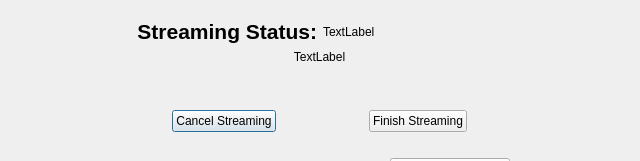
<?xml version="1.0" encoding="UTF-8"?>
<ui version="4.0">
 <class>StreamingPanel</class>
 <widget class="QDialog" name="StreamingPanel">
  <property name="geometry">
   <rect>
    <x>0</x>
    <y>0</y>
    <width>640</width>
    <height>161</height>
   </rect>
  </property>
  <property name="windowTitle">
   <string>Download Files</string>
  </property>
  <widget class="QWidget" name="verticalLayoutWidget_3">
   <property name="geometry">
    <rect>
     <x>-1</x>
     <y>-1</y>
     <width>641</width>
     <height>201</height>
    </rect>
   </property>
   <layout class="QVBoxLayout" name="verticalLayout_5">
    <item>
     <spacer name="verticalSpacer_2">
      <property name="orientation">
       <enum>Qt::Vertical</enum>
      </property>
      <property name="sizeHint" stdset="0">
       <size>
        <width>20</width>
        <height>40</height>
       </size>
      </property>
     </spacer>
    </item>
    <item>
     <layout class="QHBoxLayout" name="horizontalLayout_6">
      <item>
       <widget class="QLabel" name="label_3">
        <property name="font">
         <font>
          <pointsize>16</pointsize>
          <italic>false</italic>
          <bold>true</bold>
          <kerning>true</kerning>
         </font>
        </property>
        <property name="text">
         <string>Streaming Status:</string>
        </property>
        <property name="alignment">
         <set>Qt::AlignRight|Qt::AlignTrailing|Qt::AlignVCenter</set>
        </property>
       </widget>
      </item>
      <item>
       <widget class="QLabel" name="m_statusLabel">
        <property name="text">
         <string>TextLabel</string>
        </property>
       </widget>
      </item>
     </layout>
    </item>
    <item>
     <widget class="QLabel" name="m_info">
      <property name="text">
       <string>TextLabel</string>
      </property>
      <property name="alignment">
       <set>Qt::AlignCenter</set>
      </property>
     </widget>
    </item>
    <item>
     <spacer name="horizontalSpacer_10">
      <property name="orientation">
       <enum>Qt::Horizontal</enum>
      </property>
      <property name="sizeHint" stdset="0">
       <size>
        <width>40</width>
        <height>20</height>
       </size>
      </property>
     </spacer>
    </item>
    <item>
     <spacer name="verticalSpacer_3">
      <property name="orientation">
       <enum>Qt::Vertical</enum>
      </property>
      <property name="sizeHint" stdset="0">
       <size>
        <width>20</width>
        <height>40</height>
       </size>
      </property>
     </spacer>
    </item>
    <item>
     <layout class="QHBoxLayout" name="horizontalLayout_4">
      <item>
       <spacer name="horizontalSpacer_8">
        <property name="orientation">
         <enum>Qt::Horizontal</enum>
        </property>
        <property name="sizeHint" stdset="0">
         <size>
          <width>40</width>
          <height>20</height>
         </size>
        </property>
       </spacer>
      </item>
      <item>
       <spacer name="horizontalSpacer_6">
        <property name="orientation">
         <enum>Qt::Horizontal</enum>
        </property>
        <property name="sizeHint" stdset="0">
         <size>
          <width>40</width>
          <height>20</height>
         </size>
        </property>
       </spacer>
      </item>
      <item>
       <widget class="QPushButton" name="m_cancelBtn">
        <property name="text">
         <string>Cancel Streaming</string>
        </property>
       </widget>
      </item>
      <item>
       <spacer name="horizontalSpacer_2">
        <property name="orientation">
         <enum>Qt::Horizontal</enum>
        </property>
        <property name="sizeHint" stdset="0">
         <size>
          <width>40</width>
          <height>20</height>
         </size>
        </property>
       </spacer>
      </item>
      <item>
       <widget class="QPushButton" name="m_finishBtn">
        <property name="text">
         <string>Finish Streaming</string>
        </property>
       </widget>
      </item>
      <item>
       <spacer name="horizontalSpacer_3">
        <property name="orientation">
         <enum>Qt::Horizontal</enum>
        </property>
        <property name="sizeHint" stdset="0">
         <size>
          <width>40</width>
          <height>20</height>
         </size>
        </property>
       </spacer>
      </item>
      <item>
       <spacer name="horizontalSpacer_9">
        <property name="orientation">
         <enum>Qt::Horizontal</enum>
        </property>
        <property name="sizeHint" stdset="0">
         <size>
          <width>40</width>
          <height>20</height>
         </size>
        </property>
       </spacer>
      </item>
     </layout>
    </item>
    <item>
     <spacer name="verticalSpacer_4">
      <property name="orientation">
       <enum>Qt::Vertical</enum>
      </property>
      <property name="sizeHint" stdset="0">
       <size>
        <width>20</width>
        <height>40</height>
       </size>
      </property>
     </spacer>
    </item>
    <item>
     <layout class="QHBoxLayout" name="horizontalLayout">
      <item>
       <spacer name="horizontalSpacer">
        <property name="orientation">
         <enum>Qt::Horizontal</enum>
        </property>
        <property name="sizeHint" stdset="0">
         <size>
          <width>40</width>
          <height>20</height>
         </size>
        </property>
       </spacer>
      </item>
      <item>
       <spacer name="horizontalSpacer_7">
        <property name="orientation">
         <enum>Qt::Horizontal</enum>
        </property>
        <property name="sizeHint" stdset="0">
         <size>
          <width>40</width>
          <height>20</height>
         </size>
        </property>
       </spacer>
      </item>
      <item>
       <spacer name="horizontalSpacer_5">
        <property name="orientation">
         <enum>Qt::Horizontal</enum>
        </property>
        <property name="sizeHint" stdset="0">
         <size>
          <width>40</width>
          <height>20</height>
         </size>
        </property>
       </spacer>
      </item>
      <item>
       <widget class="QPushButton" name="m_copyLinkBtn">
        <property name="text">
         <string>Copy Link To Stream</string>
        </property>
       </widget>
      </item>
      <item>
       <spacer name="horizontalSpacer_4">
        <property name="orientation">
         <enum>Qt::Horizontal</enum>
        </property>
        <property name="sizeHint" stdset="0">
         <size>
          <width>40</width>
          <height>20</height>
         </size>
        </property>
       </spacer>
      </item>
     </layout>
    </item>
    <item>
     <spacer name="verticalSpacer">
      <property name="orientation">
       <enum>Qt::Vertical</enum>
      </property>
      <property name="sizeHint" stdset="0">
       <size>
        <width>20</width>
        <height>40</height>
       </size>
      </property>
     </spacer>
    </item>
   </layout>
  </widget>
 </widget>
 <resources/>
 <connections/>
</ui>
